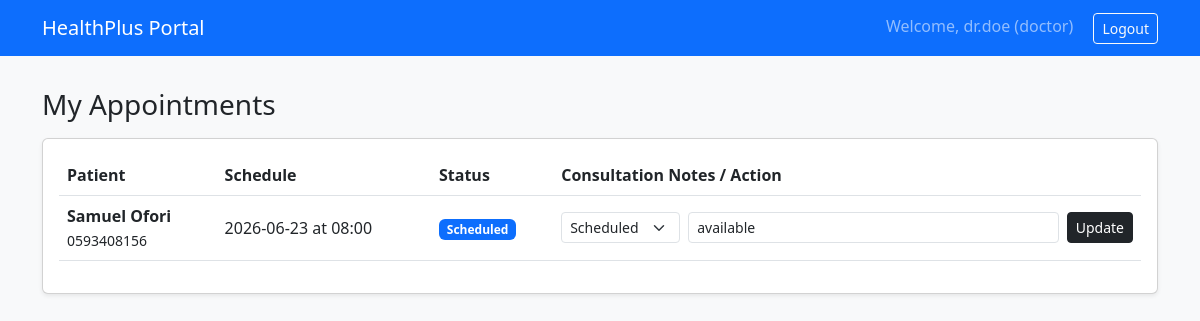
The app's page /dashboard (signed in) with its own data.
### models.py (models this page shows)
class User(UserMixin, db.Model):
    id = db.Column(db.Integer, primary_key=True)
    username = db.Column(db.String(80), unique=True, nullable=False)
    password = db.Column(db.String(255), nullable=False)
    role = db.Column(db.String(20), nullable=False) # admin, doctor, patient
    patient_profile = db.relationship('Patient', backref='user', uselist=False)
    doctor_profile = db.relationship('Doctor', backref='user', uselist=False)

class Appointment(db.Model):
    id = db.Column(db.Integer, primary_key=True)
    patient_id = db.Column(db.Integer, db.ForeignKey('patient.id'))
    doctor_id = db.Column(db.Integer, db.ForeignKey('doctor.id'))
    date = db.Column(db.Date, nullable=False)
    time = db.Column(db.Time, nullable=False)
    status = db.Column(db.String(20), default='Scheduled') # Scheduled, Completed, No Show, Cancelled
    notes = db.Column(db.Text)

class Patient(db.Model):
    id = db.Column(db.Integer, primary_key=True)
    user_id = db.Column(db.Integer, db.ForeignKey('user.id'))
    name = db.Column(db.String(100), nullable=False)
    phone = db.Column(db.String(20))
    appointments = db.relationship('Appointment', backref='patient', lazy=True)

### app.py (the view)
@app.route('/dashboard')
@login_required
def dashboard():
    if current_user.role == 'admin':
        return render_template('admin_dashboard.html',
                               depts=Department.query.all(),
                               doctors=Doctor.query.all(),
                               appts=Appointment.query.order_by(Appointment.date.desc()).all())
    elif current_user.role == 'doctor':
        doctor = current_user.doctor_profile
        appts = Appointment.query.filter_by(doctor_id=doctor.id).order_by(Appointment.date.desc(), Appointment.time.desc()).all()
        return render_template('doctor_dashboard.html', doctor=doctor, appointments=appts)
    else:
        patient = current_user.patient_profile
        appts = Appointment.query.filter_by(patient_id=patient.id).order_by(Appointment.date.desc()).all()
        return render_template('patient_dashboard.html', patient=patient, appointments=appts)

### app.py (called while the page is built, shortened)
@login_manager.user_loader
def load_user(user_id):
    return User.query.get(int(user_id))

@app.before_request
def create_tables():
    if not os.path.exists('hospital.db'):
        with app.app_context():
            db.create_all()

### templates/doctor_dashboard.html (shortened to what this page needs)
{% extends 'layout.html' %}
{% block content %}
<h3>My Appointments</h3>
<div class="card mt-3">
    <div class="card-body">
        <table class="table align-middle">
            <thead>
                <tr>
                    <th>Patient</th>
                    <th>Schedule</th>
                    <th>Status</th>
                    <th>Consultation Notes / Action</th>
                </tr>
            </thead>
            <tbody>
                {% for a in appointments %}
                <tr>
                    <td>
                        <strong>{{ a.patient.name }}</strong><br>
                        <small>{{ a.patient.phone }}</small>
                    </td>
                    <td>{{ a.date }} at {{ a.time.strftime('%H:%M') }}</td>
                    <td>
                        <span class="badge
                            {% if a.status == 'Scheduled' %}bg-primary
                            {% elif a.status == 'Completed' %}bg-success
                            {% else %}bg-danger{% endif %}">
                            {{ a.status }}
                        </span>
                    </td>
                    <td>
                        <form action="{{ url_for('update_appointment', id=a.id) }}" method="POST" class="d-flex">
                            <select name="status" class="form-select form-select-sm me-2" style="width: 130px;">
                                <option value="Scheduled" {% if a.status == 'Scheduled' %}selected{% endif %}>Scheduled</option>
                            </select>
                            <input type="text" name="notes" class="form-control form-control-sm me-2" placeholder="Add notes..." value="{{ a.notes or '' }}">
                            <button class="btn btn-sm btn-dark">Update</button>
                        </form>
                    </td>
                </tr>
                {% endfor %}
            </tbody>
        </table>
    </div>
</div>
{% endblock %}

### templates/layout.html (shortened to what this page needs)
<!DOCTYPE html>
<html lang="en">
<head>
    <link href="https://cdn.jsdelivr.net/npm/bootstrap@5.3.0/dist/css/bootstrap.min.css" rel="stylesheet">
</head>
<body>
    <nav class="navbar navbar-expand-lg navbar-dark bg-primary">
        <div class="container">
            <a class="navbar-brand" href="{{ url_for('index') }}">HealthPlus Portal</a>
            <div class="ms-auto">
                {% if current_user.is_authenticated %}
                    <span class="navbar-text me-3">Welcome, {{ current_user.username }} ({{ current_user.role }})</span>
                    <a href="{{ url_for('logout') }}" class="btn btn-outline-light btn-sm">Logout</a>
                {% else %}
                    <a href="{{ url_for('login') }}" class="btn btn-outline-light btn-sm">Login</a>
                {% endif %}
            </div>
        </div>
    </nav>
    <div class="container">
        {% block content %}{% endblock %}
    </div>
</body>
</html>

### templates/layout.html (style rules this page uses)
body { background-color: #f8f9fa; }
.navbar { margin-bottom: 2rem; }
.card { box-shadow: 0 0.125rem 0.25rem rgba(0, 0, 0, 0.075); }

### records on screen
User: username "dr.doe", role "doctor"
Appointment: patient.name "Samuel Ofori", patient.phone "0593408156", date "2026-06-23", time "08:00", status "Scheduled", notes "available"
